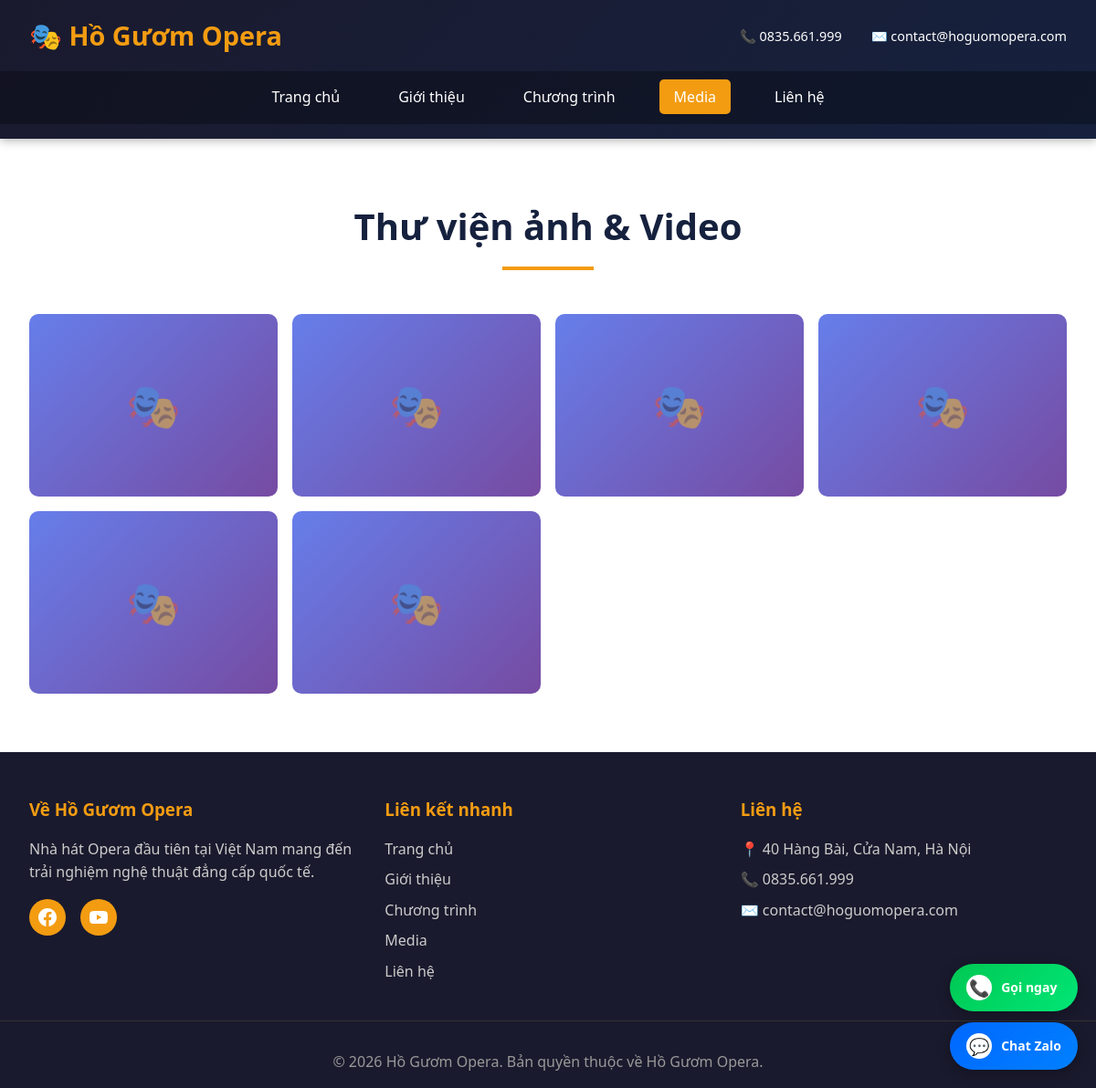
Page /gallery/ on the committed database.
### core/models.py (models this page shows, shortened)
class SiteSettings(models.Model):
    site_name = models.CharField(max_length=200, default="Hồ Gươm Opera", verbose_name="Tên website")
    site_title = models.CharField(max_length=200, default="Hồ Gươm Opera - Nhà hát Opera Hà Nội", verbose_name="Tiêu đề website")
    site_description = models.TextField(default="Trải nghiệm nghệ thuật opera đẳng cấp thế giới tại Hà Nội", verbose_name="Mô tả website")
    logo = models.ImageField(upload_to='site/', blank=True, null=True, verbose_name="Logo")
    favicon = models.ImageField(upload_to='site/', blank=True, null=True, verbose_name="Favicon")
    phone = models.CharField(max_length=20, default="0835.661.999", verbose_name="Số điện thoại")
    email = models.EmailField(default="contact@hoguomopera.com", verbose_name="Email")
    address = models.CharField(max_length=500, default="40 Hàng Bài, Cửa Nam, Hà Nội", verbose_name="Địa chỉ")
    zalo_phone = models.CharField(max_length=20, default="0835661999", verbose_name="Số Zalo")
    facebook_url = models.URLField(blank=True, verbose_name="Facebook URL")
    youtube_url = models.URLField(blank=True, verbose_name="YouTube URL")
    instagram_url = models.URLField(blank=True, verbose_name="Instagram URL")
    keywords = models.CharField(max_length=500, blank=True, verbose_name="Từ khóa SEO", help_text="Các từ khóa cách nhau bởi dấu phẩy")
    og_image = models.ImageField(upload_to='site/', blank=True, null=True, verbose_name="Ảnh chia sẻ mạng xã hội", help_text="1200x630px")
    google_analytics = models.CharField(max_length=50, blank=True, verbose_name="Google Analytics ID", help_text="VD: G-XXXXXXXXXX")
    google_site_verification = models.CharField(max_length=100, blank=True, verbose_name="Google Site Verification")
    facebook_pixel = models.CharField(max_length=50, blank=True, verbose_name="Facebook Pixel ID")
    class Meta:
        verbose_name = "Cài đặt website"
        verbose_name_plural = "Cài đặt website"
    @classmethod
    def get_settings(cls):
        settings = cache.get('site_settings')
        if not settings:
            settings = cls.objects.first()
            if not settings:
                settings = cls.objects.create()
            cache.set('site_settings', settings, 3600)
        return settings

### core/views.py (the view)
# urls.py: path('gallery/', views.gallery, name='gallery'),
def gallery(request):
    gallery_items = Gallery.objects.filter(is_active=True)
    context = {
        'gallery_items': gallery_items,
    }
    return render(request, 'core/gallery.html', context)

### core/context_processors.py (called while the page is built)
def site_settings(request):
    return {
        'site_settings': SiteSettings.get_settings()
    }

### core/templates/core/gallery.html (shortened to what this page needs)
{% extends 'core/base.html' %}
{% load static %}
{% block extra_css %}
<link rel="stylesheet" href="{% static 'css/gallery.css' %}">
{% endblock %}
{% block content %}
<div class="container">
    <h2 class="section-title">Thư viện ảnh & Video</h2>
    <div class="gallery-grid">
        {% for item in gallery_items %}
        <div class="gallery-item" onclick="openModal({{ forloop.counter0 }})">
            <img src="{{ item.image.url }}" alt="{{ item.title }}">
        </div>
        {% empty %}
        <div class="gallery-item"></div>
        <div class="gallery-item"></div>
        <div class="gallery-item"></div>
        <div class="gallery-item"></div>
        <div class="gallery-item"></div>
        <div class="gallery-item"></div>
        {% endfor %}
    </div>
</div>
{% endblock %}

### core/templates/core/base.html (shortened to what this page needs)
{% load static %}
<!DOCTYPE html>
<html lang="vi">
<head>
    <link rel="stylesheet" href="{% static 'css/style.css' %}">
    <link rel="stylesheet" href="{% static 'css/zalo-float.css' %}">
    {% block extra_css %}{% endblock %}
</head>
<body>
    <header>
        <div class="header-top">
            <div class="logo">
                {% if site_settings.logo %}
                <img src="{{ site_settings.logo.url }}" alt="{{ site_settings.site_name }}" style="height: 50px; vertical-align: middle;">
                {% else %}
                🎭 {{ site_settings.site_name }}
                {% endif %}
            </div>
            <div class="contact-info">
                <div>📞 {{ site_settings.phone }}</div>
                <div>✉️ {{ site_settings.email }}</div>
            </div>
        </div>
        <nav>
            <ul>
                <li><a href="{% url 'home' %}" {% if request.resolver_match.url_name == 'home' %}class="active"{% endif %}>Trang chủ</a></li>
                <li><a href="{% url 'about' %}" {% if request.resolver_match.url_name == 'about' %}class="active"{% endif %}>Giới thiệu</a></li>
                <li><a href="{% url 'events' %}" {% if request.resolver_match.url_name == 'events' %}class="active"{% endif %}>Chương trình</a></li>
                <li><a href="{% url 'gallery' %}" {% if request.resolver_match.url_name == 'gallery' %}class="active"{% endif %}>Media</a></li>
                <li><a href="{% url 'contact' %}" {% if request.resolver_match.url_name == 'contact' %}class="active"{% endif %}>Liên hệ</a></li>
            </ul>
        </nav>
    </header>
    {% block content %}{% endblock %}
    <div class="zalo-float">
        <a href="tel:{{ site_settings.phone }}" class="call-button" title="Gọi điện thoại">
            <div class="call-icon">📞</div>
            <span class="call-text">Gọi ngay</span>
        </a>
        <a href="https://zalo.me/{{ site_settings.zalo_phone }}" target="_blank" class="zalo-button" title="Liên hệ qua Zalo">
            <div class="zalo-icon">💬</div>
            <span class="zalo-text">Chat Zalo</span>
        </a>
    </div>
    <footer>
        <div class="footer-content">
            <div class="footer-section">
                <h3>Về Hồ Gươm Opera</h3>
                <p>Nhà hát Opera đầu tiên tại Việt Nam mang đến trải nghiệm nghệ thuật đẳng cấp quốc tế.</p>
                <div class="social-links">
                    {% if site_settings.facebook_url %}
                    <a href="{{ site_settings.facebook_url }}" target="_blank" title="Facebook">
                    </a>
                    {% endif %}
                    {% if site_settings.youtube_url %}
                    <a href="{{ site_settings.youtube_url }}" target="_blank" title="YouTube">
                    </a>
                    {% endif %}
                </div>
            </div>
            <div class="footer-section">
                <h3>Liên kết nhanh</h3>
                <a href="{% url 'home' %}">Trang chủ</a>
                <a href="{% url 'about' %}">Giới thiệu</a>
                <a href="{% url 'events' %}">Chương trình</a>
                <a href="{% url 'gallery' %}">Media</a>
                <a href="{% url 'contact' %}">Liên hệ</a>
            </div>
            <div class="footer-section">
                <h3>Liên hệ</h3>
                <p>📍 {{ site_settings.address }}</p>
                <p>📞 {{ site_settings.phone }}</p>
                <p>✉️ {{ site_settings.email }}</p>
            </div>
        </div>
        <div class="footer-bottom">
            <p>&copy; {% now "Y" %} {{ site_settings.site_name }}. Bản quyền thuộc về {{ site_settings.site_name }}.</p>
        </div>
    </footer>
</body>
</html>

### static/css/style.css (style rules this page uses)
* { margin: 0; padding: 0; box-sizing: border-box; }
body { font-family: 'Segoe UI', Tahoma, Geneva, Verdana, sans-serif; line-height: 1.6; color: #333; }
header { background: linear-gradient(135deg, #1a1a2e 0%, #16213e 100%); color: white; padding: 1rem 0; position: sticky; top: 0; z-index: 1000; box-shadow: 0 2px 10px rgba(0,0,0,0.3); }
.header-top { max-width: 1200px; margin: 0 auto; padding: 0 2rem; display: flex; justify-content: space-between; align-items: center; }
.logo { font-size: 1.8rem; font-weight: bold; color: #f39c12; }
.contact-info { display: flex; gap: 2rem; font-size: 0.9rem; }
nav { background: rgba(0,0,0,0.3); margin-top: 1rem; }
nav ul { list-style: none; display: flex; justify-content: center; gap: 2rem; padding: 1rem; max-width: 1200px; margin: 0 auto; }
nav a { color: white; text-decoration: none; padding: 0.5rem 1rem; transition: all 0.3s; border-radius: 5px; }
nav a:hover, nav a.active { background: #f39c12; transform: translateY(-2px); }
.container { max-width: 1200px; margin: 0 auto; padding: 4rem 2rem; }
.section-title { text-align: center; font-size: 2.5rem; margin-bottom: 3rem; color: #16213e; position: relative; padding-bottom: 1rem; }
.section-title::after { content: ''; position: absolute; bottom: 0; left: 50%; transform: translateX(-50%); width: 100px; height: 4px; background: #f39c12; }
.gallery-grid { display: grid; grid-template-columns: repeat(auto-fit, minmax(250px, 1fr)); gap: 1rem; }
.gallery-item { height: 200px; background: linear-gradient(135deg, #667eea 0%, #764ba2 100%); border-radius: 10px; overflow: hidden; position: relative; cursor: pointer; transition: all 0.3s; }
.gallery-item::after { content: '🎭'; position: absolute; top: 50%; left: 50%; transform: translate(-50%, -50%); font-size: 3rem; opacity: 0.5; }
footer { background: #1a1a2e; color: white; padding: 3rem 0 1rem; }
.footer-content { max-width: 1200px; margin: 0 auto; padding: 0 2rem; display: grid; grid-template-columns: repeat(auto-fit, minmax(250px, 1fr)); gap: 2rem; margin-bottom: 2rem; }
.footer-section h3 { color: #f39c12; margin-bottom: 1rem; }
.footer-section p, .footer-section a { color: #ccc; text-decoration: none; display: block; margin-bottom: 0.5rem; }
.social-links { display: flex; gap: 1rem; margin-top: 1rem; }
.social-links a { width: 40px; height: 40px; background: #f39c12; border-radius: 50%; display: flex; align-items: center; justify-content: center; transition: all 0.3s; color: white; }
.social-links a svg { width: 20px; height: 20px; }
.footer-bottom { text-align: center; padding-top: 2rem; border-top: 1px solid #333; color: #999; }

### static/css/zalo-float.css (style rules this page uses)
.zalo-float { position: fixed; bottom: 20px; right: 20px; z-index: 9998; display: flex; flex-direction: column; gap: 12px; }
.zalo-button, .call-button { display: flex; align-items: center; gap: 10px; padding: 12px 18px; border-radius: 50px; text-decoration: none; box-shadow: 0 4px 15px rgba(0, 0, 0, 0.3); transition: all 0.3s; font-weight: bold; font-size: 15px; }
.zalo-button { background: linear-gradient(135deg, #0068FF 0%, #0180FF 100%); color: white; }
.call-button { background: linear-gradient(135deg, #00C853 0%, #00E676 100%); color: white; }
.zalo-icon, .call-icon { width: 28px; height: 28px; background: white; border-radius: 50%; display: flex; align-items: center; justify-content: center; font-size: 18px; flex-shrink: 0; }
.zalo-text, .call-text { font-size: 14px; white-space: nowrap; }

### static/css/gallery.css (style rules this page uses)
.gallery-item { cursor: pointer; position: relative; overflow: hidden; }
.gallery-item::before { content: '🔍'; position: absolute; top: 50%; left: 50%; transform: translate(-50%, -50%); font-size: 3rem; opacity: 0; transition: opacity 0.3s; z-index: 1; text-shadow: 0 0 10px rgba(0,0,0,0.5); }

### rows in the picture
SiteSettings: site_name "Hồ Gươm Opera", phone "0835.661.999", email "contact@hoguomopera.com", address "40 Hàng Bài, Cửa Nam, Hà Nội"
